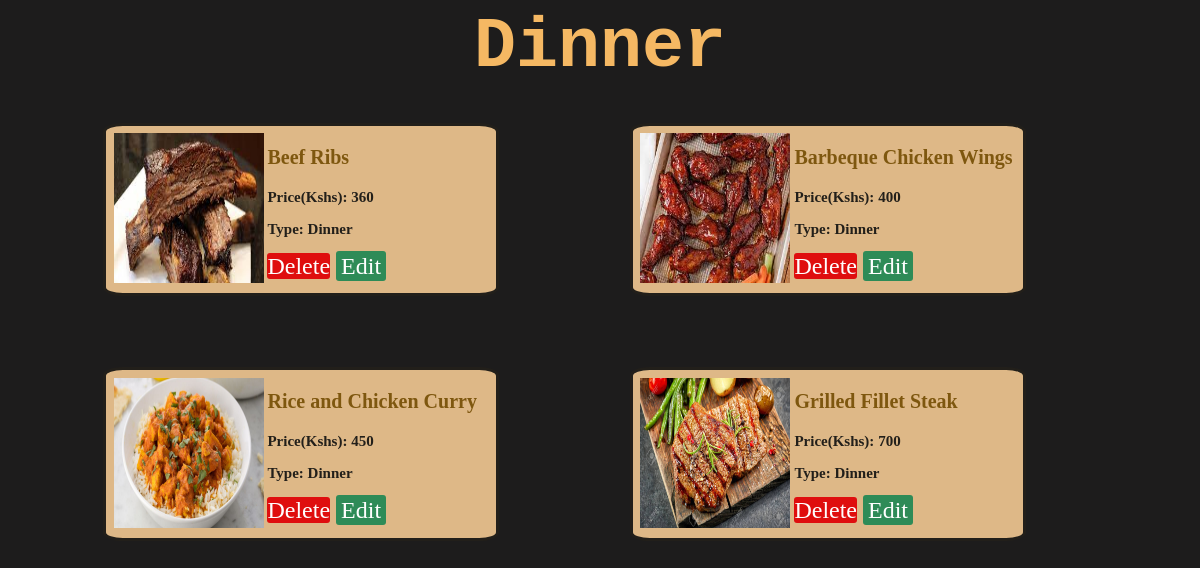
Screenshot of /php/admin_dinner_menu.php with the database file from the repository.
### tables this page shows
CREATE TABLE `food_menu` (
  `food_id` int(5) NOT NULL,
  `food_name` varchar(30) NOT NULL,
  `food_image_path` varchar(50) NOT NULL,
  `food_price` int(10) NOT NULL,
  `type_id` int(5) NOT NULL
);

CREATE TABLE `menu_type` (
  `type_id` int(5) NOT NULL,
  `food_type_name` varchar(30) NOT NULL
);

### php/admin_dinner_menu.php (the view, shortened to what this page needs)
<!DOCTYPE html>
<html lang="en">
<head>
    <link rel="stylesheet" href="../css/menu_admin.css?1422585377">
</head>
<body>
    <?php
require_once("connect.php");
    $sql = "SELECT food_menu.food_id,food_menu.food_name, food_menu.food_price, food_menu.food_image_path ,menu_type.food_type_name FROM food_menu,
    menu_type WHERE food_menu.type_id = menu_type.type_id AND food_menu.type_id = '3'";
    $result = $conn-> query($sql);
    ?>
<h1>Dinner</h1>
    <?php
    if($result-> num_rows > 0 )
    { ?>
        <?php while ($row = $result-> fetch_assoc()) {?>
            <div class="boxes">
                <div class="images">
                <img src="asset/<?php echo $row['food_image_path'];?>" width="150" height="150" ></img>
                </div>
                <div class="details">
                    <h3 class="food-title"><?php echo $row['food_name'];?></h3>
                    <h3>Price(Kshs): <?php echo $row['food_price'];?></h3>
                    <h3>Type: <?php echo $row['food_type_name'];?></h3>
                    <a href="delete_menu.php?delete=<?php echo $row['food_id'];?>" class="del-btn">Delete</a>
                <a href="edit_menu_page.php?edit=<?php echo $row['food_id'];?>" class= "edit-btn">Edit</a>
                </div>
            </div>
        <?php } ?>
    <?php } ?>
</body>
</html>

### css/menu_admin.css (style rules this page uses)
body { background-color: rgb(59, 43, 43); background-color: #1d1c1c; }
.boxes { width: 33%; height: 70%; margin: 3%; float: left; color: #221f1a; font-size: x-large; border-style: solid; border-radius: 5%; background-color: burlywood; margin-left: 8%; }
h1 { text-align: center; margin: 0%; margin-top: 0; margin-bottom: 0; font-family: monospace; color: rgb(245, 184, 99); font-size: 70px; }
h3 { font-size: 15px; text-align: left; }
.food-title { font-size: 20px; color: rgb(126, 87, 15); text-align: left; }
.images { padding: 2%; border-radius: 15%; padding-right: 1%; padding-bottom: 1%; float: left; }
.details { float: left; }
.edit-btn { text-decoration: none; padding: 2px 5px; background: #2E8B57; color: white; border-radius: 3px; margin-top:1%; margin-top: 5%; }
.del-btn { text-decoration: none; color: white; border-radius: 3px; background: #df0e0e; margin-top:1%; }

### rows the page displays
food_menu: food_image_path (picture), food_name "Beef Ribs", food_price "360", type.food_type_name "Dinner"
food_menu: food_image_path (picture), food_name "Barbeque Chicken Wings", food_price "400", type.food_type_name "Dinner"
food_menu: food_image_path (picture), food_name "Rice and Chicken Curry", food_price "450", type.food_type_name "Dinner"
food_menu: food_image_path (picture), food_name "Grilled Fillet Steak", food_price "700", type.food_type_name "Dinner"
